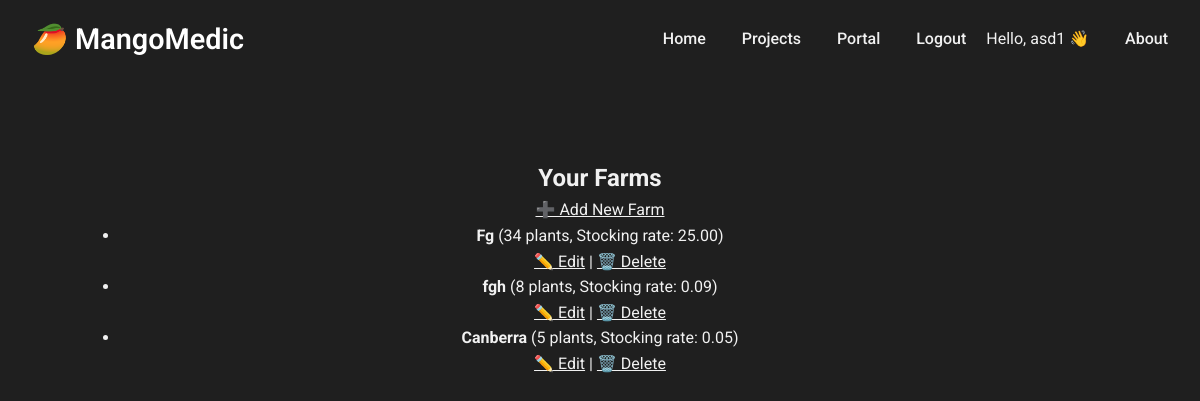
The page /pests/farms/ (signed in) on the database its author committed.
### pests/models.py (models this page shows, shortened)
class Farm(models.Model):
    grower = models.ForeignKey(Grower, on_delete=models.CASCADE, related_name='farms')
    location = models.CharField(max_length=255)
    num_plants = models.PositiveIntegerField()
    stocking_rate = models.DecimalField(max_digits=5, decimal_places=2)

### pests/views.py (the view)
# urls.py: path('farms/', FarmListView.as_view(), name='farm_list'),
class FarmListView(ListView):
    model = Farm
    template_name = 'pests/portal/farm_list.html'
    context_object_name = 'farms'
    def get_queryset(self):
        return Farm.objects.filter(grower=self.request.user.grower)

### pests/templates/pests/portal/farm_list.html
{% extends "pests/base.html" %}
{% block content %}
<h2>Your Farms</h2>
<a href="{% url 'farm_add' %}">➕ Add New Farm</a>
<ul>
  {% for farm in farms %}
    <li>
      <strong>{{ farm.location }}</strong> ({{ farm.num_plants }} plants, Stocking rate: {{ farm.stocking_rate }})<br>
      <a href="{% url 'farm_edit' farm.pk %}">✏️ Edit</a> |
      <a href="{% url 'farm_delete' farm.pk %}">🗑️ Delete</a>
    </li>
  {% empty %}
    <li>No farms found.</li>
  {% endfor %}
</ul>
{% endblock %}

### pests/templates/pests/base.html (shortened to what this page needs)
{% load static %}
<!DOCTYPE html>
<html lang="en">
  <head>
    <link rel="stylesheet" href="{% static 'pests/css/styles.css' %}">
    <link rel="stylesheet" href="{% static 'pests/css/dashboard_styles.css' %}">
  </head>
<body>
    <header class="navbar">
        <div class="navbar-content">
          <div class="navbar-brand">
            <a href="{% url 'home' %}">🥭 MangoMedic</a>
          </div>
          <nav class="navbar-links">
            <a href="{% url 'home' %}">Home</a>
            <a href="{% url 'project_list' %}">Projects</a>
            {% if user.is_authenticated %}
              <a href="{% url 'grower_portal' %}">Portal</a>
              <a href="{% url 'logout' %}">Logout</a>
                <span style="margin-left: 1rem;">Hello, {{ user.username }} 👋</span>
            {% else %}
              <a href="{% url 'login' %}">Login</a>
              <a href="{% url 'register' %}">Register</a>
            {% endif %}
            <a href="{% url 'about' %}">About</a>
          </nav>
        </div>
      </header>
    <main class="site-main">
        {% block content %}{% endblock %}
    </main>
</body>
</html>

### pests/static/pests/css/styles.css (style rules this page uses)
* { margin: 0; padding: 0; box-sizing: border-box; }
html, body { font-family: 'Roboto', sans-serif; background-color: #1f1f1f; color: #f1f1f1; line-height: 1.6; }
.site-header, .navbar { background-color: #1f1f1f; border-bottom: 1px solid #1f1f1f; padding: 1rem 2rem; position: sticky; top: 0; z-index: 100; }
.header-content, .navbar-content { display: flex; justify-content: space-between; align-items: center; max-width: 1200px; margin: 0 auto; }
.site-logo, .navbar-brand a { font-size: 1.8rem; font-weight: 600; color: #ffffff; text-decoration: none; }
.top-nav a, .navbar-links a { margin-left: 2rem; text-decoration: none; color: #f1f1f1; font-weight: 500; transition: color 0.2s ease-in-out; }
.site-main { max-width: 1000px; margin: 80px auto 40px auto; padding: 0 20px; text-align: center; }
body, p, h1, h2, h3, h4, h5, h6, li, a, span, div { color: #f1f1f1; }
strong, b { color: #f1f1f1; }

### rows shown on the page
Farm: location "Fg", num_plants "34", stocking_rate "25.00"
Farm: location "fgh", num_plants "8", stocking_rate "0.09"
Farm: location "Canberra", num_plants "5", stocking_rate "0.05"

### other values the page prints
{{ user.username }} "asd1"
